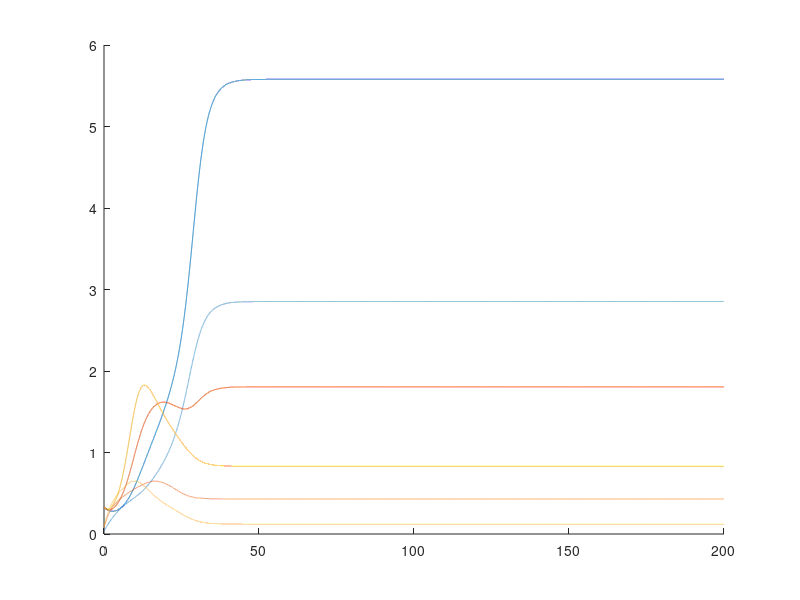

This chart was generated by the following MATLAB code:
%Write preliminary model for mycorrhiza
clear all
close all

options = odeset('RelTol',1e-4,'AbsTol',1e-6);

%% Parameters
%%%%%%%%%%%%%%%%%%%%%%%%%%%%%%%%%%%%%%%%%%%%%%%%%%%%%%%%%
%%% Time 
Tf = 2e2;
dt = 5e-3;
tt = 0:dt:Tf; Nt = length(tt); 

%%% Finctionnal parameters
% global rH qhp qcp mup mum alpha qcm qhm d ap12 ap21 disp_p disp_m

qhp = 3;
qcm = 2;
qcp = 1;
qhm = 1;
Q   = qcm*qhp/(qcp*qhm);

mup = 0.3;
mum = 0.3;

alpha = 5; %0.3; %1.5; 5

%%% Plant traits beta
betamax = 0.6; %.6 % .4
betamin = 0.4; % .4 % .4
dbeta   = 0.1;
Beta    = betamin:dbeta:betamax;
BETA    = Beta';
Nbeta   = length(Beta);

% Diffusion matrix
e = ones(Nbeta,1);
I_beta  = spdiags(e,0,Nbeta,Nbeta);
Ad_beta = spdiags([e -2*e e],-1:1,Nbeta,Nbeta);
Ad_beta(1,1) = -1;
Ad_beta(end,end) = -1;
Ad_beta = Ad_beta/(dbeta^2);

disp_p = 0.001; %0.0005;
disp_m = 0.001; %0.0005; % Mutation rates

A_pn = I_beta - dt*disp_p*Ad_beta;
A_mn = I_beta - dt*disp_m*Ad_beta;


rH    = 0.0;
d     = 1.2;
ap12  = .1*dbeta;
ap21  = .1*dbeta;

%% Steady states
% Ap_inv = [ap21,ap12];
% pstar =@(alpha,Beta) alpha*(qhp/qcp+qhm/qcm + qhm/qcm*sqrt((Q-1).^2-4*qhp*mup*mum./(qhm*qcp^2*Beta.^2)))...
%        ./(2*(Beta+mup*mum./(qcm*qcp*Beta)))-d;
% Pstar = pstar(alpha,Beta);
% mstar =@(alpha,Beta) pstar(alpha,Beta).*(qcm*Beta-qhm*alpha./(d+pstar(alpha,Beta)))/mum; 
% Mstar = mstar(alpha,Beta);
% 
% Dab = @(M) alpha*Ap_inv./(Ap_inv+M) - qcp*d*Beta/qhp;
% D = @(M)  qcm*Beta*d./(qhm*alpha*Ap_inv./(Ap_inv+M));

%% Functionnnal
fp = @(p,m,beta)  qhp*rH*p + qhp*alpha*m.*(ap12)./(ap12+(sum(p)-p)*dbeta).*p./(d+p) - ...
    qcp*beta.*m.*p - mup*p.^2;
fm = @(p,m,beta)  qcm*beta.*m.*p - qhm*alpha.*m.*(ap21)./(ap21+(sum(p)-p)*dbeta).*p./(d+p) - mum*m.^2;

% fp = @(p,m,beta)  qhp*rH*p + qhp*alpha*m.*(ap12)./(ap12+sum(p)*dbeta).*p./(d+p) - ...
%     qcp*beta.*m.*p - mup*p.^2;
% fm = @(p,m,beta)  qcm*beta.*m.*p - qhm*alpha.*m.*(ap21)./(ap21+sum(p)*dbeta).*p./(d+p) - mum*m.^2;


%% Initialization
P    = zeros(Nbeta,Nt);
M    = zeros(Nbeta,Nt);
PTOT = zeros (1,Nt);   
%% Initial data
P0  = 0.09*rand(Nbeta,1);
m0  = 1/Nbeta; %0.5;
M0  = m0.*(P0>0);
Ptot= sum(P0.*dbeta,1);

it = 1;
P(:,it) = P0; 
M(:,it) = M0;

Pnew = P0; Mnew = M0;
while (it<Nt)&&(Ptot>0)
    Pold = Pnew; Mold = Mnew;
    Pn = Pold + dt*fp(Pold,Mold,BETA);
    Mn = Mold + dt*fm(Pold,Mold,BETA);
    Pnew = A_pn\Pn;
    Mnew = A_mn\Mn;
    Ptot= sum(Pnew.*dbeta,1);

    it = it + 1;
    P(:,it) = Pnew; M(:,it) = Mnew;
    PTOT(it) = Ptot;
end


%% Figure
Color = get(gca,'colororder');
Marker = ['o','*','d','^'];
%%% No competition
% figure(1)
% for it = 1:1:Nt
%     clf
% 
%     hold on
%     yyaxis left
%     plot(Beta,P(:,it),'--')
%     
%     yyaxis right
%     plot(Beta,M(:,it),'--')
%     drawnow
%     hold off
%     pause(0.2)
% end




figure(1)
clf
hold on
for i = 1 :Nbeta
plot(tt,P(i,:),'--','color',Color(i,:))
% plot(tt,P(end,:),'--','color',Color(2,:))
plot(tt,M(i,:),'-','color',Color(i,:))
% plot(tt,M(end,:),'-','color',Color(2,:))
end


